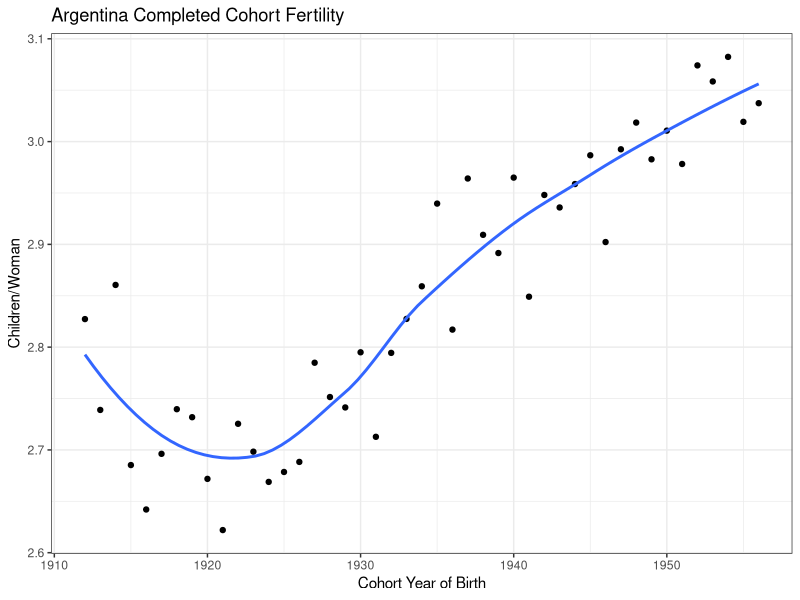
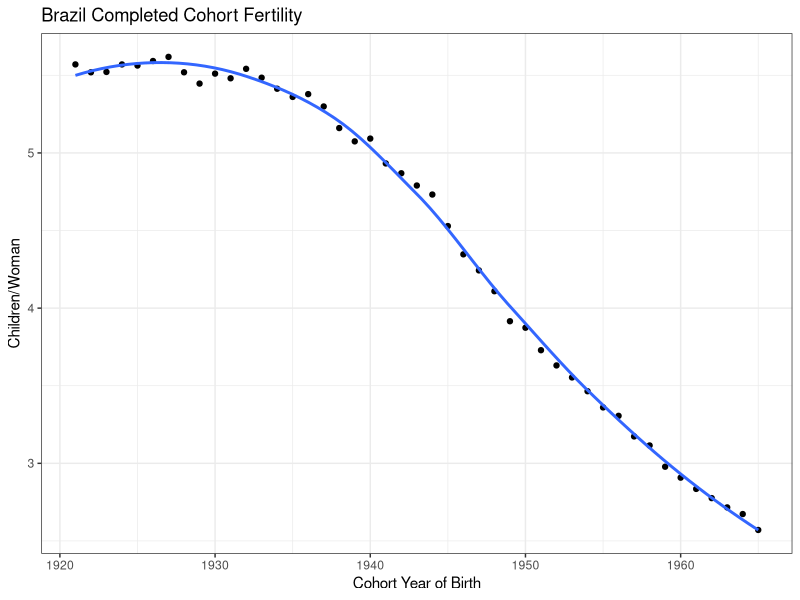
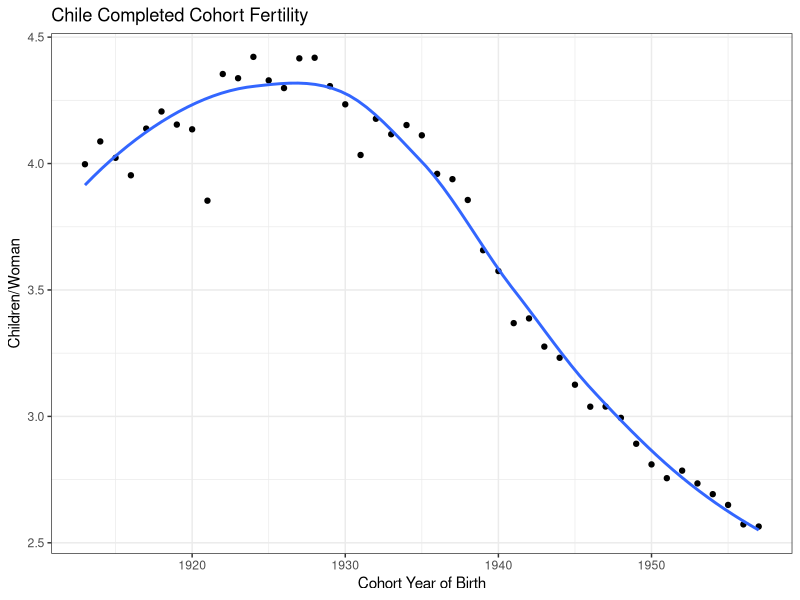
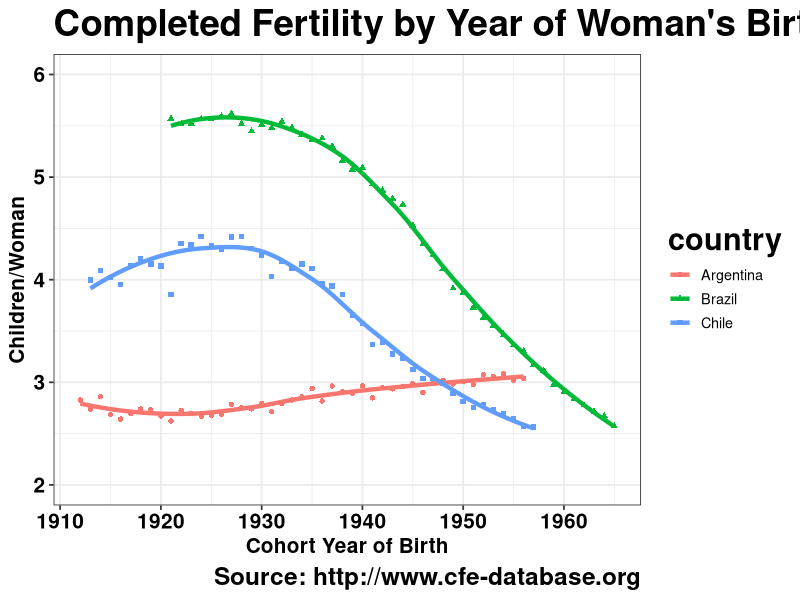
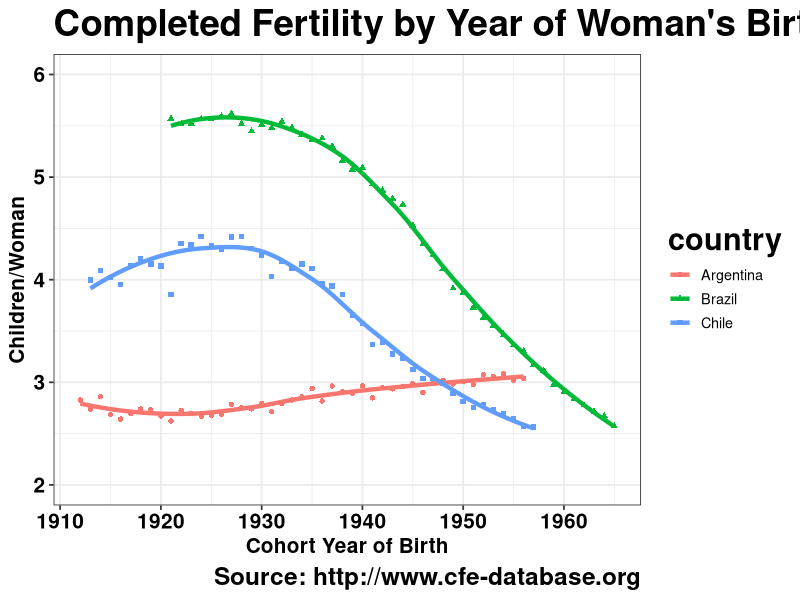

Write the R code that produced these figures, in order.
## ---- chunk 1
knitr::opts_chunk$set(echo = TRUE)
library(tidyverse)
## ---- chunk 2
ARG = read_csv('Argentina_Census 2001.csv')
BRA = read_csv('Brazil_Census 2010.csv')
CHI = read_csv('Chile_Census 2002.csv')

CFR = function(data, census_year, country_name) {
  
x = data %>%
      filter(stat %in% c('children_total','women_total')) %>%
      group_by(cohort_from, cohort_to, stat) %>%
      summarize(n=sum(value)) %>%
      spread(key=stat,value=n) %>%
      mutate(P=children_total/women_total,
             age=census_year-cohort_from) %>%
      filter(age > 44, age < 90)

print( ggplot(data=x) +
          aes(x=cohort_from, y = P) +
          geom_point() +
          geom_smooth(se=FALSE) +
          theme_bw() +
          labs(title=paste(country_name,'Completed Cohort Fertility'),
               x = 'Cohort Year of Birth',
               y = 'Children/Woman')
    )

 return(x)  

}

aa = CFR(ARG,2001,'Argentina')
bb = CFR(BRA,2010,'Brazil')
cc = CFR(CHI,2002,'Chile')


## ---- chunk 3
aa = add_column(aa, country='Argentina')
bb = add_column(bb, country='Brazil')
cc = add_column(cc, country='Chile')

big = bind_rows(aa,
                bb,
                cc)

theme_carl <- function () { 
  theme_bw(base_size=13) %+replace% 
    theme(
      title      = element_text(size=22, face='bold', hjust =0.5),
      axis.text  = element_text(size=15, face='bold'),
      axis.title = element_text(size=15, face='bold')
    )
}

ggplot(data=big) +
    aes(x=cohort_from, y=P, group=country, shape=country, color=country) +
    geom_point() +
    geom_smooth(se=FALSE, size=1.5) +
    scale_y_continuous(limits=c(2,6)) +
    theme_carl() +
    labs(title='Completed Fertility by Year of Woman\'s Birth',
         caption = 'Source: http://www.cfe-database.org',
         x = 'Cohort Year of Birth',
         y = 'Children/Woman')

ggsave(file='ABC-CFR.png', width=11, height=8, units='in', dpi=300)
